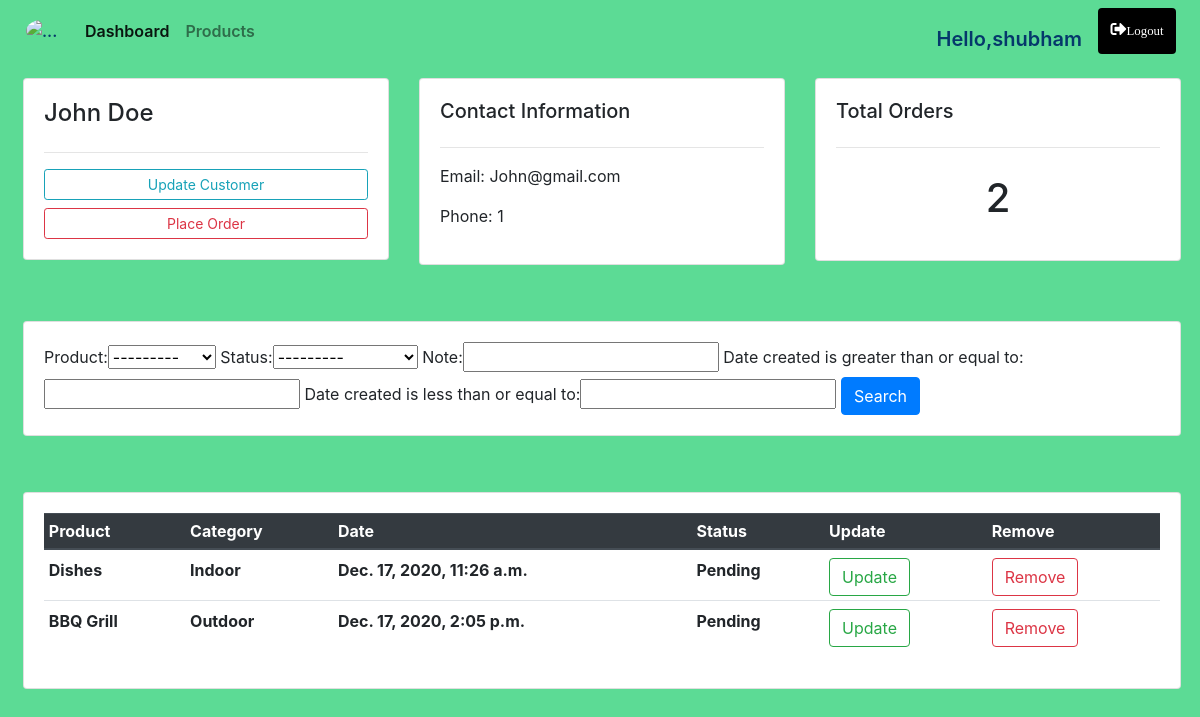
The app's page /customer/1/ (signed in) with its own data.
### accounts/models.py (models this page shows, shortened)
class Customer(models.Model):
    user = models.OneToOneField(User , null= True ,on_delete=models.CASCADE)
    name = models.CharField(max_length=30, null= True)
    phone = models.IntegerField(null= True)
    email = models.EmailField(null= True)
    profile_pic = models.ImageField(default='degfault.jpg',null= True, blank= True)
    date_created = models.DateTimeField(auto_now_add= True)

class Order(models.Model):
    STATUS = (
        ('Pending', 'Pending'),
        ('Out For Delivery', 'Out For Delivery'),
        ('Delivered', 'Delivered'),
     )
    customer = models.ForeignKey(Customer,null=True,on_delete = models.SET_NULL)
    product = models.ForeignKey(Product,null=True, on_delete = models.SET_NULL)
    date_created = models.DateTimeField(auto_now_add=True)
    status = models.CharField(max_length=50,choices=STATUS,null=True)
    note = models.CharField(max_length=50,null=True)

class Product(models.Model):
    CATEGORY = (
        ('Indoor','Indoor'),
        ('Outdoor','Outoor'),
    )
    name = models.CharField(max_length=30)
    price = models.FloatField()
    category = models.CharField(max_length=50,choices=CATEGORY)
    description = models.TextField()
    date_created = models.DateTimeField(auto_now_add=True)
    tag = models.ManyToManyField(Tag)
    def __str__(self):
        return self.name

### accounts/decorators.py (the view)
        def wrapper_func(request, *args, **kwargs):
            print(f'allowed_roles are {allowed_roles}')
            group = None
            print(request.user.groups.all()[0].name)
            if request.user.groups.exists():
                group = request.user.groups.all()[0].name
                print(f'your group is {group}')
            if group in allowed_roles:
                return view_func(request, *args, **kwargs)
            else:
                return HttpResponse('you are not authorised to view this page')

### accounts/views.py (called while the page is built)
@login_required(login_url='login')
@allowed_users(allowed_roles=['admin'])
def customer(request,id):
    customer = Customer.objects.get(id=id)
    cus_order = customer.order_set.all()
    myFilter = OrderFilter(request.GET ,queryset=cus_order)
    cus_order = myFilter.qs
    context = {'customer':customer,'cus_order':cus_order,'myFilter':myFilter}
    return render(request,'accounts/customer.html', context)

### accounts/templates/accounts/customer.html (shortened to what this page needs)
{% extends 'accounts/main.html' %}
{% block body %}
<div class="row my-3 ml-2 mx-1">
    <div class="col-md">
        <div class="card card-body">
            <h4>{{customer.name}}</h4>
            <hr>
            <a href="" class="btn btn-outline-info btn-sm btn-block">Update Customer</a>
            <a href="{% url 'create_order' customer.id %}" class="btn btn-outline-danger btn-sm btn-block">Place Order</a>
        </div>
    </div>
    <div class="col-md">
        <div class="card card-body" >
            <h5 >Contact Information</h5>
            <hr>
            <p>Email: <span> {{customer.email}}</span></p>
            <p>Phone: <span>{{customer.phone}}</span></p>
        </div>
    </div>
    <div class="col-md">
        <div class="card card-body">
            <h5>Total Orders</h5>
            <hr>
            <h1 style="text-align:center;padding:10px;">{{cus_order.count}}</h1>
        </div>
    </div>
</div>
<br>
<div class="row my-3 ml-2 mx-1">
    <div class="col">
        <div class="card card-body">
            <form action="" method="GET">
                {{myFilter.form}}
                <button class="btn btn-primary" type="submit">Search</button>
            </form>
        </div>
    </div>
</div>
<br>
<div class="row my-3 ml-2 mx-1" >
    <div class="col-md">
        <div class="card card-body">
            <table class="table table-sm">
                <thead class="thead-dark">
                    <tr>
                        <th>Product</th>
                        <th>Category</th>
                        <th>Date</th>
                        <th>Status</th>
                        <th>Update</th>
                        <th>Remove</th>
                    </tr>
                </thead>
                {% for i in cus_order %}
                <tr class="my-2">
                    <th class="pt-2">{{i.product.name}}</th>
                    <th class="pt-2">{{i.product.category}}</th>
                    <th class="pt-2">{{i.date_created}}</th>
                    <th class="pt-2">{{i.status}}</th>
                    <th class="pt-2"><a class="btn btn-outline-success" href="{% url 'update_order' i.id %}">Update</a></th>
                    <th class="pt-2"><a class="btn btn-outline-danger" href="{% url 'delete_order' i.id %}">Remove</a></th>
                </tr>
                {% endfor %}
            </table>
        </div>
    </div>
</div>
{% endblock body %}

### accounts/templates/accounts/main.html (shortened to what this page needs)
<!doctype html>
<html lang="en">
  <head>
    <link rel="stylesheet" href="https://cdnjs.cloudflare.com/ajax/libs/font-awesome/5.15.1/css/all.min.css" />
    <link rel="stylesheet" href="https://cdn.jsdelivr.net/npm/bootstrap@4.5.3/dist/css/bootstrap.min.css">
    {% load static %}
    <link rel="stylesheet" type="text/css" href="{%  static 'css/main.css' %}">
  </head >
  <body style="background-color:#5CDB95">
    <nav class="navbar navbar-expand-lg navbar-light py-2 mb-2" style="color:#05386B;font-weight:600;">
  <img src="{% static 'images/logo.jpg' %}" alt="...">
  <div class="collapse navbar-collapse d-flex justify-content-between " id="navbarNavAltMarkup">
    <div class="navbar-nav">
      {% if request.user.is_staff %}
      <a class="nav-link active" href="{% url 'home' %}">Dashboard <span class="sr-only">(current)</span></a>
      <a class="nav-link" href="{% url 'product' %}">Products</a>
      {% else %}
      <a class="nav-link active" href="{% url 'account' %}">Settings</a>
      {% endif %}
    </div>
    <div class="log">
      <div class="navbar-nav">
        {% if request.user.is_authenticated %}
        <span class="mt-3 mr-2" style="font-size:20px;">Hello,{{request.user}}</span>
        <a class="nav-link btn mx-2" style=" background-color: black;color:white;" href="{% url 'logout' %}"><i class="fas fa-sign-out-alt" style="width:60px;"><small>Logout</small></i></a>
        {% else %}
        <a class="nav-link btn mx-1 " style=" background-color: black;color:white;" href="{% url 'login' %}"><i class="fas fa-sign-in-alt" style="width:60px;"><small> Login</small></i></a>
        {% endif %}
      </div>
    </div>
  </div>
</nav>
{% block body %}
{% endblock body %}
  </body>
</html>

### accounts/static/css/main.css (style rules this page uses)
img { width: 41px; border-radius: 50%; margin: 0 10px; }

### records on screen
Customer: name "John Doe", email "John@gmail.com", phone "1"
Order: product.name "Dishes", product.category "Indoor", date_created "Dec. 17, 2020, 11:26 a.m.", status "Pending"
Order: product.name "BBQ Grill", product.category "Outdoor", date_created "Dec. 17, 2020, 2:05 p.m.", status "Pending"

### other values on screen
{{ request.user }} "shubham"
{{ cus_order.count }} "2"
